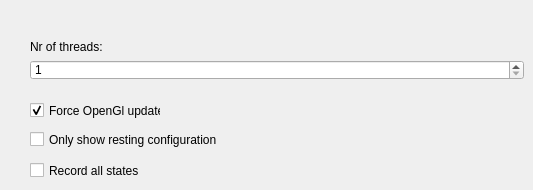
     <widget class="QWidget" name="tab_4">
      <attribute name="title">
       <string>Visualization</string>
      </attribute>
      <widget class="QLabel" name="label_61">
       <property name="geometry">
        <rect>
         <x>30</x>
         <y>40</y>
         <width>494</width>
         <height>14</height>
        </rect>
       </property>
       <property name="text">
        <string>Nr of threads:</string>
       </property>
      </widget>
      <widget class="QSpinBox" name="_nrOfThreadsSpin">
       <property name="geometry">
        <rect>
         <x>30</x>
         <y>60</y>
         <width>494</width>
         <height>20</height>
        </rect>
       </property>
       <property name="toolTip">
        <string>&lt;!DOCTYPE HTML PUBLIC &quot;-//W3C//DTD HTML 4.0//EN&quot; &quot;http://www.w3.org/TR/REC-html40/strict.dtd&quot;&gt;
&lt;html&gt;&lt;head&gt;&lt;meta name=&quot;qrichtext&quot; content=&quot;1&quot; /&gt;&lt;style type=&quot;text/css&quot;&gt;
p, li { white-space: pre-wrap; }
&lt;/style&gt;&lt;/head&gt;&lt;body style=&quot; font-family:'MS Shell Dlg 2'; font-size:8.25pt; font-weight:400; font-style:normal;&quot;&gt;
&lt;p style=&quot; margin-top:0px; margin-bottom:0px; margin-left:0px; margin-right:0px; -qt-block-indent:0; text-indent:0px; font-size:8pt;&quot;&gt;The nr of simulations that will&lt;/p&gt;
&lt;p style=&quot; margin-top:0px; margin-bottom:0px; margin-left:0px; margin-right:0px; -qt-block-indent:0; text-indent:0px; font-size:8pt;&quot;&gt; be performed in parallel. &lt;/p&gt;
&lt;p style=&quot; margin-top:0px; margin-bottom:0px; margin-left:0px; margin-right:0px; -qt-block-indent:0; text-indent:0px; font-size:8pt;&quot;&gt;Should not exeed the nr of &lt;/p&gt;
&lt;p style=&quot; margin-top:0px; margin-bottom:0px; margin-left:0px; margin-right:0px; -qt-block-indent:0; text-indent:0px; font-size:8pt;&quot;&gt;processors on the current PC.&lt;/p&gt;&lt;/body&gt;&lt;/html&gt;</string>
       </property>
       <property name="minimum">
        <number>1</number>
       </property>
      </widget>
      <widget class="QCheckBox" name="_forceUpdateCheck_3">
       <property name="geometry">
        <rect>
         <x>30</x>
         <y>100</y>
         <width>131</width>
         <height>21</height>
        </rect>
       </property>
       <property name="toolTip">
        <string>&lt;html&gt;&lt;head&gt;&lt;meta name=&quot;qrichtext&quot; content=&quot;1&quot; /&gt;&lt;style type=&quot;text/css&quot;&gt;
p, li { white-space: pre-wrap; }
&lt;/style&gt;&lt;/head&gt;&lt;body style=&quot; font-family:'MS Shell Dlg 2'; font-size:8.25pt; font-weight:400; font-style:normal;&quot;&gt;
&lt;p style=&quot; margin-top:0px; margin-bottom:0px; margin-left:0px; margin-right:0px; -qt-block-indent:0; text-indent:0px;&quot;&gt;Forces RobWorkStudio to draw the simulated screen at the specified intervals.&lt;/p&gt;&lt;/body&gt;&lt;/html&gt;</string>
       </property>
       <property name="text">
        <string>Force OpenGl update</string>
       </property>
       <property name="checked">
        <bool>true</bool>
       </property>
      </widget>
      <widget class="QCheckBox" name="_onlyShowRestBox_3">
       <property name="geometry">
        <rect>
         <x>30</x>
         <y>130</y>
         <width>191</width>
         <height>19</height>
        </rect>
       </property>
       <property name="text">
        <string>Only show resting configuration</string>
       </property>
      </widget>
      <widget class="QCheckBox" name="checkBox_5">
       <property name="geometry">
        <rect>
         <x>30</x>
         <y>160</y>
         <width>131</width>
         <height>21</height>
        </rect>
       </property>
       <property name="toolTip">
        <string>&lt;html&gt;&lt;head&gt;&lt;meta name=&quot;qrichtext&quot; content=&quot;1&quot; /&gt;&lt;style type=&quot;text/css&quot;&gt;
p, li { white-space: pre-wrap; }
&lt;/style&gt;&lt;/head&gt;&lt;body style=&quot; font-family:'MS Shell Dlg 2'; font-size:8.25pt; font-weight:400; font-style:normal;&quot;&gt;
&lt;p style=&quot; margin-top:0px; margin-bottom:0px; margin-left:0px; margin-right:0px; -qt-block-indent:0; text-indent:0px;&quot;&gt;Records not only the end state but also the intermidiate states such that it is possible to playback all simulations afterwards.&lt;/p&gt;&lt;/body&gt;&lt;/html&gt;</string>
       </property>
       <property name="text">
        <string>Record all states</string>
       </property>
      </widget>
     </widget>
